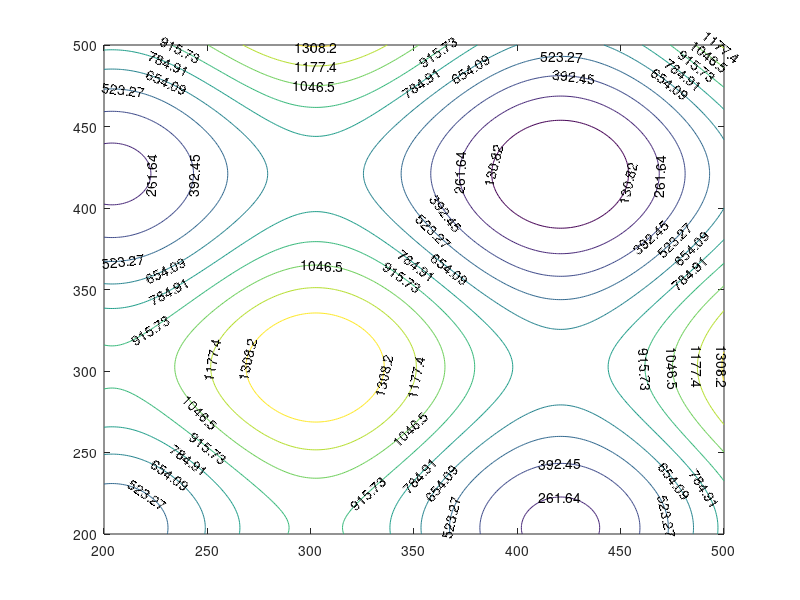

Write the MATLAB code that produced this figure.
clc
close all
clear all

% f = @(x) 8*sin(x) - 2*x;
% g = @(x) abs(f(x));
% 
% x1 = linspace(0,10,100);
% x2 = linspace(0,10,20);

% ZAD 1
% plot(x1,f(x1), 'r')
% hold on
% plot(x2,g(x2), 'g.')
% 
% plot(x1,f(x1),'r', x2,g(x2), 'g.')
% title('Zadanie 1')
% xlabel('x')
% ylabel('y')
% legend('f(x)', 'g(x)')

% ZAD 2
% f = @(x) sin(x);
% g = @(x) round(x);
% 
% x1 = -5:0.5:5;
% x2 = -3:0.2:6;
% 
% subplot(1,2,1)
% plot(x1,f(x1),'r');
% subplot(1,2,2)
% plot(x2,g(x2), 'black');
% title('Zadanie 2')

% ZAD 3
% f = @(x) sin(x);
% 
% x1 = -5:0.1:5;
% 
% subplot(2,4,[1 2])
% plot(x1,f(x1),'blue');
% title('f(x) = sin(x)')
% 
% subplot(2,4,[3 4])
% f = @(x) cos(x);
% plot(x1,f(x1),'green');
% title('f(x) = cos(x)')
% 
% subplot(2,4,5)
% f = @(x) tan(x);
% plot(x1,f(x1), 'black');
% title('f(x) = tan(x)')
% 
% subplot(2,4,[6 7])
% f = @(x) abs(x);
% plot(x1,f(x1), 'red');
% title('f(x) = abs(x)')
% 
% subplot(2,4,8)
% f = @(x) x;
% plot(x1,f(x1),'magenta');
% title('f(x) = x')

% ZAD 4
% f = @(x) sin(x) + 0.2 * rand(size(x));
% x1 = -4:0.1:6;
% x2 = 2:0.01:4;
% 
% axes('Position',[0.1 0.1 0.7 0.7])
% plot(x1,f(x1))
% axes('Position',[0.63 0.63 0.3 0.3])
% plot(x2,f(x2))

% ZAD 5
% x = -10:0.5:10;
% y = -5:0.5:5;
% [X,Y] = meshgrid(x,y);
% Z = X.^2 + Y.^2;
% mesh(X,Y,Z)
% hold on
% plot3(0,0,0,'Marker','.','MarkerSize',50,'Color','r')

% ZAD 6
x1 = 200:500;
[X,Y] = meshgrid(x1,x1);
Z = 418.9829 * 2 - X.*sin(sqrt(abs(X))) - Y.*sin(sqrt(abs(Y)));
contour(X,Y,Z,'ShowText','on')

% ZAD 7
hold on
xp = [200, 300, 425, 420];
yp = [200, 225, 300, 420];